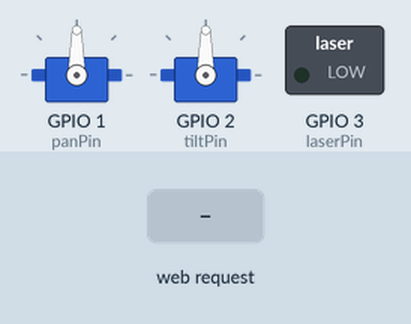
A sketch run on a simulated ESP32. On the bench: 2 × servo, switched loads named in the sketch (green lamp = pin HIGH). Inputs (shaded band) come from the test bench.

Above: at 1.2 s.
1.3 s: HTTP request GET /laser?state=1 received
At 1.8 s:
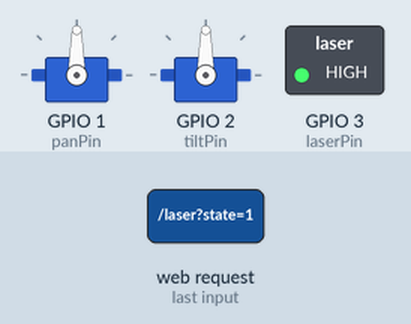
2.8 s: HTTP request GET /move?pan=120&tilt=120&state=120 received
At 4.0 s:
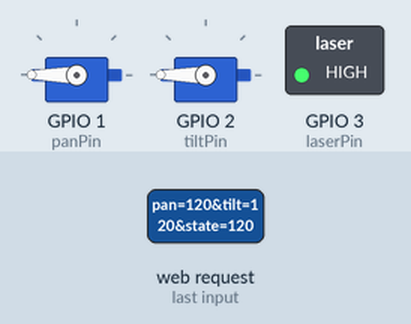
4.3 s: HTTP request GET /laser?state=0 received
At 5.2 s:
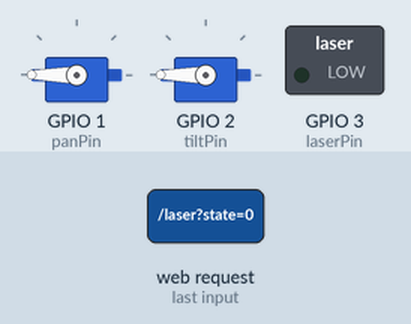
5.8 s: HTTP request GET /laser?pan=1&tilt=1&state=1 received
At 6.4 s:
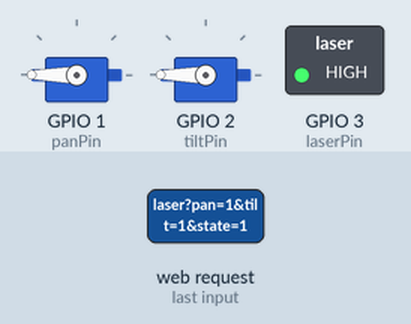
7.3 s: HTTP request GET /laser?state=120 received
At 8.7 s:
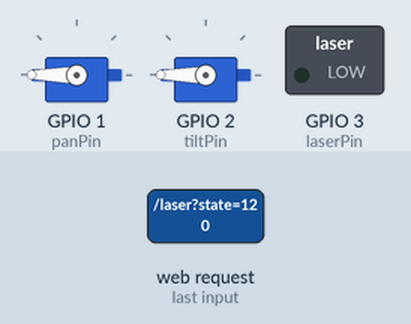
Timing chart, 0 to 9.8 s (numbered marks = the images above; inputs shaded):
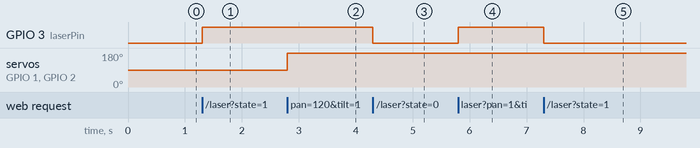

Measured:
- after the input at 1.3 s, GPIO 3 (laserPin): LOW → HIGH at once
- after the input at 2.8 s, servo on GPIO 1 (panPin), servo on GPIO 2 (tiltPin): 90° → 180° at once
- after the input at 4.3 s, GPIO 3 (laserPin): HIGH → LOW at once
- after the input at 5.8 s, GPIO 3 (laserPin): LOW → HIGH at once
- after the input at 7.3 s, GPIO 3 (laserPin): HIGH → LOW at once

The sketch:

sketch_oct18a.ino
```cpp
#include <WiFi.h>
#include <WebServer.h>
#include <ESP32Servo.h>

const char* ssid = "LaserTurret-AP";
const char* password = "password123";

WebServer server(80);

Servo panServo;
Servo tiltServo;

int panPin = 1;
int tiltPin = 2;
int laserPin = 3;

int panAngle = 90;
int tiltAngle = 90;
bool laserState = false;

const char HTML_PAGE[] PROGMEM = R"rawliteral(
<!DOCTYPE html>
<html>
<head>
  <meta name="viewport" content="width=device-width, initial-scale=1.0">
  <title>Turret Control</title>
  <style>
    body { font-family: sans-serif; text-align: center; background: #121212; color: white; margin: 0; padding: 20px; }
    h1 { color: #00adb5; font-size: 20px; }
    .grid { display: grid; grid-template-columns: repeat(3, 80px); gap: 10px; justify-content: center; margin: 20px auto; }
    .btn { background: #393e46; color: #eee; border: none; padding: 20px; font-size: 20px; border-radius: 10px; cursor: pointer; }
    .btn:active { background: #00adb5; }
    .laser { background: #d9534f; grid-column: span 3; }
    .laser.on { background: #5cb85c; }
    .info { font-size: 16px; margin: 10px; color: #00adb5; }
  </style>
</head>
<body>
  <h1>Laser Turret</h1>
  <div class="info">Pan: <span id="pan">90</span> | Tilt: <span id="tilt">90</span></div>

  <div class="grid">
    <div></div>
    <button class="btn" onclick="send(0, 5)">▲</button>
    <div></div>
    <button class="btn" onclick="send(-5, 0)">◀</button>
    <button class="btn laser" id="lBtn" onclick="toggleLaser()">Laser OFF</button>
    <button class="btn" onclick="send(5, 0)">▶</button>
    <div></div>
    <button class="btn" onclick="send(0, -5)">▼</button>
    <div></div>
  </div>

  <script>
    let lOn = false;

    function send(p, t) {
      fetch('/move?pan=' + p + '&tilt=' + t)
        .then(res => res.json())
        .then(data => {
          document.getElementById('pan').innerText = data.pan;
          document.getElementById('tilt').innerText = data.tilt;
        });
    }

    function toggleLaser() {
      lOn = !lOn;
      fetch('/laser?state=' + (lOn ? 1 : 0))
        .then(res => res.text())
        .then(val => {
          let b = document.getElementById('lBtn');
          if (val == "1") {
            b.innerText = "Laser ON";
            b.classList.add("on");
          } else {
            b.innerText = "Laser OFF";
            b.classList.remove("on");
          }
        });
    }
  </script>
</body>
</html>
)rawliteral";

void handleRoot() {
  server.send(200, "text/html", HTML_PAGE);
}

void handleMove() {
  if (server.hasArg("pan") && server.hasArg("tilt")) {
    panAngle += server.arg("pan").toInt();
    tiltAngle += server.arg("tilt").toInt();

    panAngle = constrain(panAngle, 0, 180);
    tiltAngle = constrain(tiltAngle, 0, 180);

    panServo.write(panAngle);
    tiltServo.write(tiltAngle);

    String json = "{\"pan\":" + String(panAngle) + ",\"tilt\":" + String(tiltAngle) + "}";
    server.send(200, "application/json", json);
  } else {
    server.send(400, "text/plain", "OK");
  }
}

void handleLaser() {
  if (server.hasArg("state")) {
    laserState = (server.arg("state").toInt() == 1);
    digitalWrite(laserPin, laserState ? HIGH : LOW);
    server.send(200, "text/plain", String(laserState ? 1 : 0));
  } else {
    server.send(400, "text/plain", "OK");
  }
}

void setup() {
  Serial.begin(115200);

  pinMode(laserPin, OUTPUT);
  digitalWrite(laserPin, LOW);

  panServo.attach(panPin, 500, 2400);
  tiltServo.attach(tiltPin, 500, 2400);

  panServo.write(panAngle);
  tiltServo.write(tiltAngle);

  WiFi.softAP(ssid, password);

  server.on("/", handleRoot);
  server.on("/move", handleMove);
  server.on("/laser", handleLaser);
  server.begin();
}

void loop() {
  server.handleClient();
}
```
